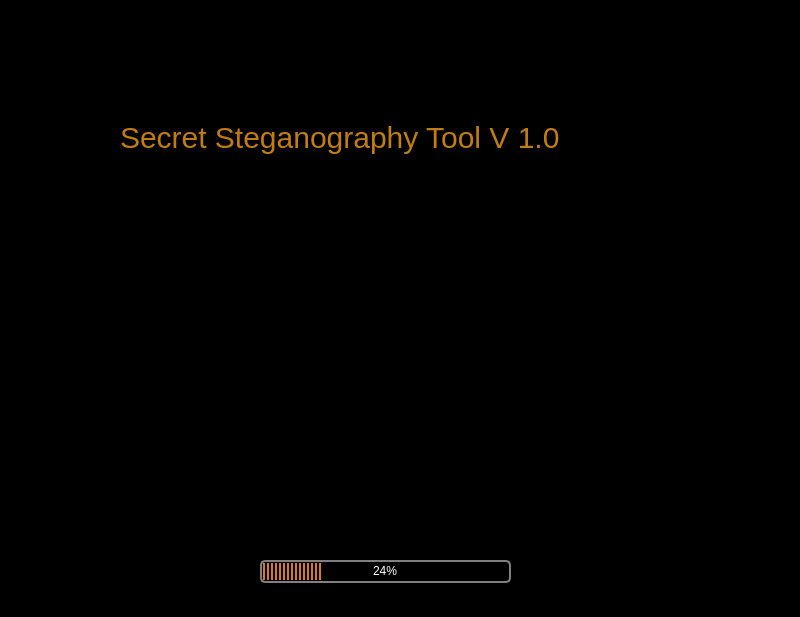
<?xml version="1.0" encoding="UTF-8"?>
<ui version="4.0">
 <class>MainWindow</class>
 <widget class="QMainWindow" name="MainWindow">
  <property name="geometry">
   <rect>
    <x>0</x>
    <y>0</y>
    <width>800</width>
    <height>617</height>
   </rect>
  </property>
  <property name="windowTitle">
   <string>stegnao tool</string>
  </property>
  <property name="styleSheet">
   <string notr="true">background-color: rgb(0, 0, 0);</string>
  </property>
  <widget class="QWidget" name="centralwidget">
   <widget class="QProgressBar" name="progressBar">
    <property name="geometry">
     <rect>
      <x>260</x>
      <y>560</y>
      <width>251</width>
      <height>23</height>
     </rect>
    </property>
    <property name="styleSheet">
     <string notr="true">QProgressBar {
border: 2px solid grey;
border-radius: 5px;
text-align: center;
color: white
}
QProgressBar::chunk {
background: #d7801a;
width: 2.15px;
margin: 0.5px;
}</string>
    </property>
    <property name="value">
     <number>24</number>
    </property>
   </widget>
   <widget class="QWidget" name="layoutWidget">
    <property name="geometry">
     <rect>
      <x>120</x>
      <y>0</y>
      <width>538</width>
      <height>556</height>
     </rect>
    </property>
    <layout class="QVBoxLayout" name="verticalLayout">
     <item>
      <widget class="QLabel" name="label">
       <property name="font">
        <font>
         <pointsize>11</pointsize>
        </font>
       </property>
       <property name="styleSheet">
        <string notr="true">color: rgb(193,125,17);
font-size: 30px;</string>
       </property>
       <property name="text">
        <string>Secret Steganography Tool V 1.0</string>
       </property>
      </widget>
     </item>
     <item>
      <widget class="QLabel" name="label_2">
       <property name="text">
        <string>&lt;html&gt;&lt;head/&gt;&lt;body&gt;&lt;p&gt;&lt;img src=&quot;:/photos/logo.png&quot;/&gt;&lt;/p&gt;&lt;/body&gt;&lt;/html&gt;</string>
       </property>
      </widget>
     </item>
    </layout>
   </widget>
  </widget>
  <widget class="QStatusBar" name="statusbar"/>
 </widget>
 <resources>
   <include location="photos.qrc"/>
 </resources>
 <connections/>
</ui>
